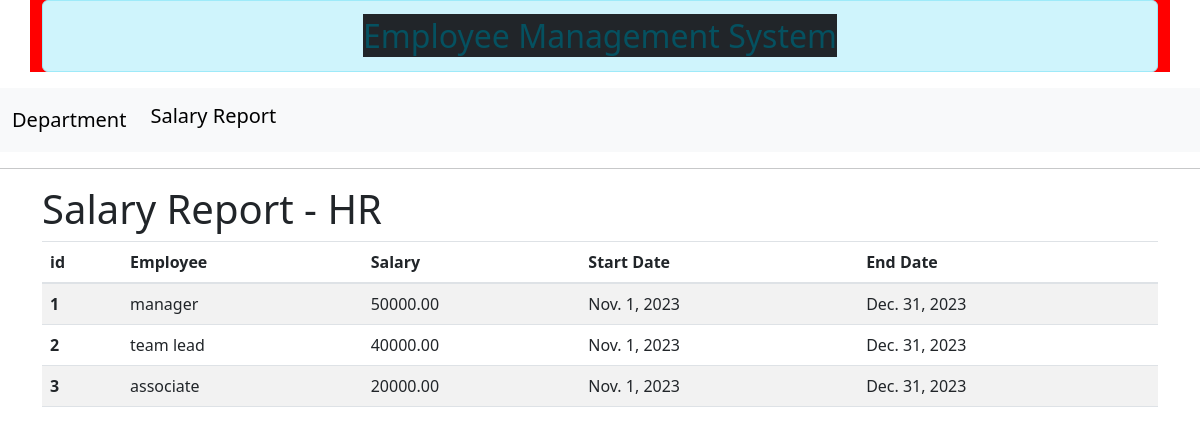
The app's page /salary/1 with its own data.
### employee/models.py (models this page shows, shortened)
class Department(models.Model):
    name = models.CharField(max_length=255)
    floor = models.IntegerField()

class EmployeeSalary(models.Model):
    employee = models.ForeignKey(Employee, on_delete=models.CASCADE)
    salary = models.DecimalField(max_digits=10, decimal_places=2)
    start_date = models.DateField()
    end_date = models.DateField()

class Employee(models.Model):
    DESIGNATION_CHOICES = [
        ('Associate', 'Associate'),
        ('TL', 'TL'),
        ('Manager', 'Manager'),
    ]
    name = models.CharField(max_length=255)
    email = models.EmailField()
    address = models.TextField()
    designation = models.CharField(max_length=20, choices=DESIGNATION_CHOICES)
    reporting_manager = models.ForeignKey('self', on_delete=models.SET_NULL, null=True, blank=True)
    department = models.ForeignKey(Department, on_delete=models.CASCADE)

### employee/views.py (the view)
# urls.py: path('salary/<int:department_id>', views.add_salary, name='salary'),
def add_salary(request, department_id):
    department = Department.objects.get(pk=department_id)
    employees = department.employee_set.all()
    salary_data = EmployeeSalary.objects.filter(employee__in=employees)
    return render(request, 'employee/salary.html', {
        'department': department,
        'employees': employees,
        'salary_data': salary_data,
    })

### employee/templates/employee/salary.html (shortened to what this page needs)
{% extends 'employee/base.html' %}
{% block content %}
<div class="container">
    <h1>Salary Report - {{ department.name }}</h1>
    <table class="table table-striped table-hover">
        <thead>
            <tr>
                <th scope="col">id</th>
                <th scope="col">Employee</th>
                <th scope="col">Salary</th>
                <th scope="col">Start Date</th>
                <th scope="col">End Date</th>
            </tr>
        </thead>
        <tbody>
            {% for salary_entry in salary_data %}
                <tr>
                    <th scope="row">{{ salary_entry.id }}</th>
                    <td>{{ salary_entry.employee.name }}</td>
                    <td>{{ salary_entry.salary }}</td>
                    <td>{{ salary_entry.start_date }}</td>
                    <td>{{ salary_entry.end_date }}</td>
                </tr>
            {% endfor %}
        </tbody>
    </table>
</div>
{% endblock content %}

### employee/templates/employee/base.html (shortened to what this page needs)
<!DOCTYPE html>
{% load static %}
<html lang="en">
<head>
<link rel="stylesheet" href="https://stackpath.bootstrapcdn.com/bootstrap/4.5.2/css/bootstrap.min.css">
    <link rel="stylesheet" href="{% static 'employee/css/bootstrap.min.css' %}">
</head>
<body>
    <div class="container" style="background-color: red !important;">
    <h2 class="alert alert-info text-center "><span class="bg-dark">Employee Management System</span></h2>
</div>
<center>
  <nav class="navbar navbar-expand-lg bg-light">
    <div class="container-fluid">
      <a class="navbar-brand" href="/">Department</a>
    <div class="collapse navbar-collapse" id="navbarSupportedContent">
      <ul class="navbar-nav me-auto mb-2 mb-lg-0">
        <li class="nav-item">
          <a class="nav-link active" href="{% url 'salary_report' %}"><h5>Salary Report</h5></a>
        </li>
      </ul>
    </div>
  </div>
</nav>
</center>
<hr>
    {% block content %}
    {% endblock content %}
  </body>
  </html>

### records on screen
Department: name "HR"
EmployeeSalary: id "1", employee.name "manager", salary "50000.00", start_date "Nov. 1, 2023", end_date "Dec. 31, 2023"
EmployeeSalary: id "2", employee.name "team lead", salary "40000.00", start_date "Nov. 1, 2023", end_date "Dec. 31, 2023"
EmployeeSalary: id "3", employee.name "associate", salary "20000.00", start_date "Nov. 1, 2023", end_date "Dec. 31, 2023"
